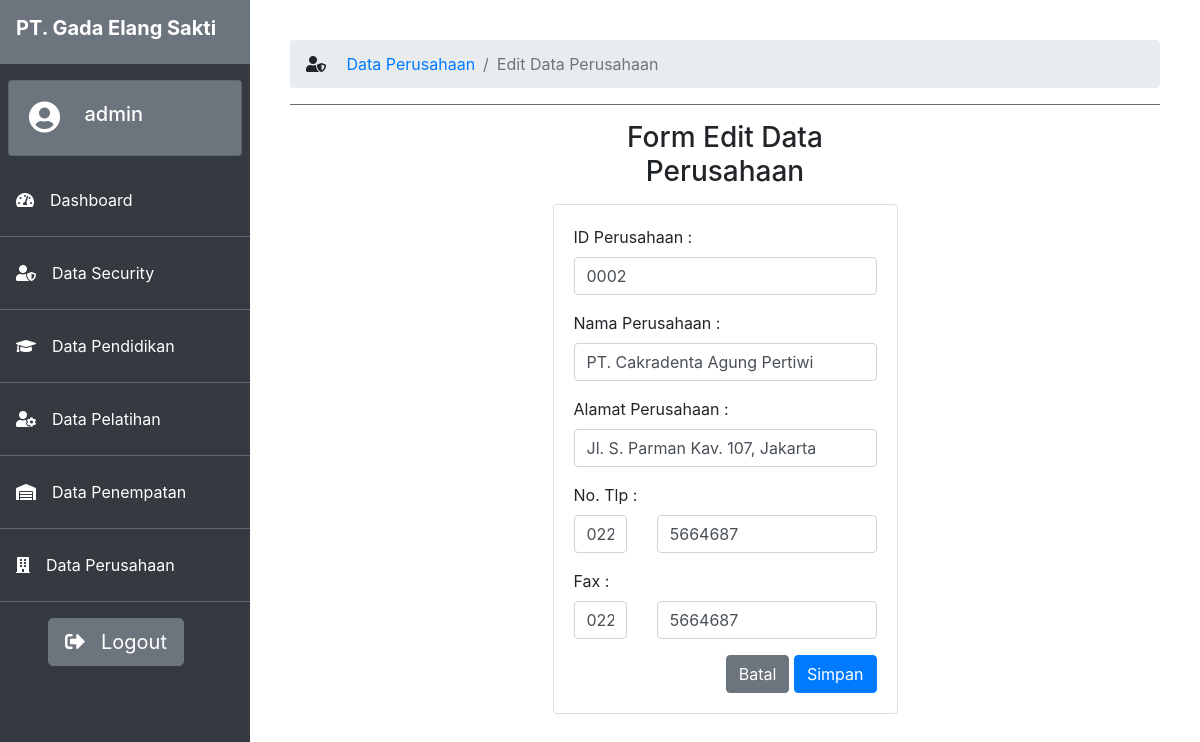
Screenshot of /admin/per-edit.php?idperusahaan=0002 (signed in) with the database file from the repository.
### tables this page shows
CREATE TABLE `tbperusahaan` (
  `idperusahaan` varchar(20) NOT NULL,
  `nmperusahaan` varchar(225) NOT NULL,
  `alamatperusahaan` varchar(225) NOT NULL,
  `kodetlp` varchar(20) NOT NULL,
  `tlpperusahaan` varchar(20) NOT NULL,
  `fax` varchar(20) NOT NULL
);

### admin/per-edit.php (the view, shortened to what this page needs)
<?php
include_once '../koneksi.php';
include_once '../teamplate/header.php';
$idperusahaan = $_GET['idperusahaan'];
$edit = mysqli_query($koneksi, "SELECT * FROM tbperusahaan WHERE idperusahaan='$idperusahaan'");
$row = mysqli_fetch_assoc($edit);
?>
<div class="content">
    <nav aria-label="breadcrumb">
        <ol class="breadcrumb">
            <li class="breadcrumb-item">
                <i class="fas fa-user-shield mr-3"></i>
                <a href="per-index.php"> Data Perusahaan</a>
            </li>
            <li class="breadcrumb-item active" aria-current="page">Edit Data Perusahaan</li>
        </ol>
    </nav>
    <hr class="bg-secondary">
    <div class="row justify-content-md-center">
        <div class="col col-md-5">
            <div class="text-center mb-3">
                <h3>Form Edit Data Perusahaan</h3>
            </div>
            <form action="per-edit.php" method="POST">
                <div class="card">
                    <div class="card-body">
                        <div class="form-group">
                            <label for=""> ID Perusahaan :</label>
                            <input type="text" class="form-control" name="idperusahaan" value="<?php echo $row['idperusahaan']; ?>" required>
                        </div>
                        <div class="form-group">
                            <label for=""> Nama Perusahaan :</label>
                            <input type="text" class="form-control" name="nmperusahaan" value="<?php echo $row['nmperusahaan']; ?>" required>
                        </div>
                        <div class="form-group">
                            <label for=""> Alamat Perusahaan :</label>
                            <input type="text" class="form-control" name="alamatperusahaan" value="<?php echo $row['alamatperusahaan']; ?>" rows="3">
                        </div>
                        <div class="form-group">
                            <label for=""> No. Tlp :</label>
                            <div class="row">
                                <div class="col col-3">
                                    <input type="text" class="form-control" name="kodetlp" value="<?= $row['kodetlp']; ?>" maxlength="13" onkeypress="return hanyaAngka(event)" required>
                                </div>
                                <div class="col">
                                    <input type="text" class="form-control" name="tlpperusahaan" value="<?= $row['tlpperusahaan']; ?>" maxlength="13" onkeypress="return hanyaAngka(event)" required>
                                </div>
                            </div>
                        </div>
                        <div class="form-group">
                            <label for=""> Fax :</label>
                            <div class="row">
                                <div class="col col-3">
                                    <input type="text" class="form-control" name="kodetlp" value="<?= $row['kodetlp']; ?>" maxlength="13" onkeypress="return hanyaAngka(event)" required>
                                </div>
                                <div class="col">
                                    <input type="text" class="form-control" name="fax" value="<?= $row['fax']; ?>" maxlength="13" onkeypress="return hanyaAngka(event)" required>
                                </div>
                            </div>
                        </div>
                        <div class="float-right">
                            <button type="button" onclick="javascript:history.back()" class="btn btn-secondary" data-dismiss="modal" data-toggle="tooltip" title="Batal">Batal</button>
                            <input type="submit" name="editPerusahaan" class="btn btn-primary" value="Simpan" data-toggle="tooltip" title="Simpan Data Perushaan">
                        </div>
                    </div>
                </div>
            </form>
        </div>
    </div>
</div>
<?php include_once '../teamplate/footer.php'; ?>

### rows the page displays
tbperusahaan: idperusahaan "0002", nmperusahaan "PT. Cakradenta Agung Pertiwi", alamatperusahaan "Jl. S. Parman Kav. 107, Jakarta", kodetlp "022", tlpperusahaan "5664687", fax "5664687"

### other values shown
$_SESSION['username'] "admin"
